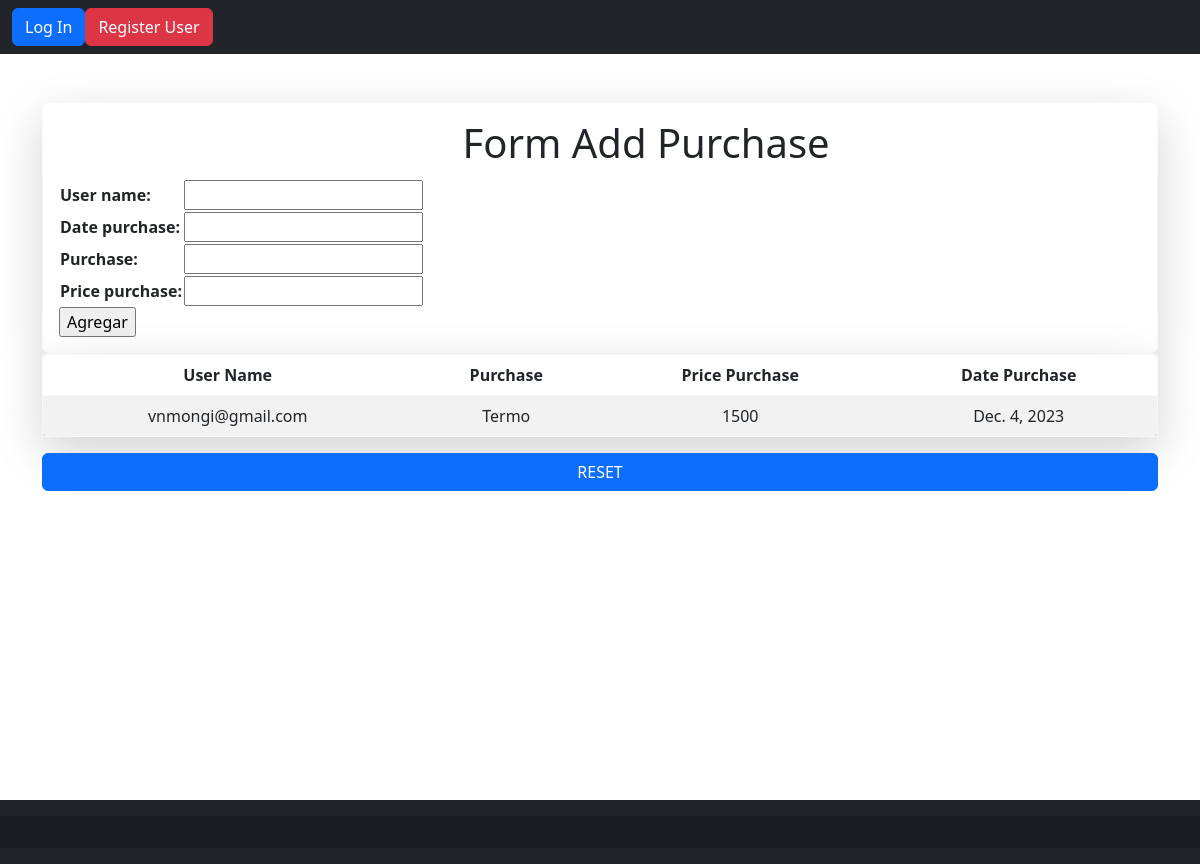
/APP/purchase/, run on the app's committed database.
### APP/models.py (models this page shows)
class Purchases(models.Model):
    user_name = models.EmailField()
    date_purchase = models.DateField(max_length=10)
    purchase = models.CharField(max_length=50)
    price_purchase = models.IntegerField()

### APP/views.py (the view)
# urls.py: path("purchase/", purchases, name="purchases"),
def purchases(request):
    if request.method == 'POST':
        form = PurchasesForm(request.POST)
        if form.is_valid():
            purch = Purchases()
            purch.user_name = form.cleaned_data['user_name']
            purch.date_purchase = form.cleaned_data['date_purchase']
            purch.purchase = form.cleaned_data['purchase']
            purch.price_purchase = form.cleaned_data['price_purchase']
            purch.save()
            form = PurchasesForm()
        else:
            pass
    else:
        form = PurchasesForm()
    purchases = Purchases.objects.all()
    context = {"purchases":purchases, "form":form}
    return render(request, 'APP/purchase.html', context)

### APP/forms.py
class PurchasesForm(forms.Form):
    user_name = forms.EmailField()
    date_purchase = forms.DateField()
    purchase = forms.CharField(max_length=50)
    price_purchase = forms.IntegerField()

### APP/templates/APP/purchase.html (shortened to what this page needs)
{% extends "APP/layout_access.html" %}
{% load static %}
{% block content %}
<div class="container d-flex align-items-center flex-column mt-5 ">
    <form class="border border-light shadow-lg w-100 rounded-3 p-3" action="" method="post">
        <div class="row mb-1 align-items-center justify-content-center">
            <label class="col-sm-1 col-form-label"></label>
            <div class="col-sm-7 text-center">
                <h1>Form Add Purchase</h1>
            </div>
        </div>
            <table>
            {{ form.as_table }}
            </table>
            <input type="submit" value="Agregar">
    </form>
    <table class="table table-striped table-hover border border-light shadow-lg bg-white rounded-3 w-100">
        <thead>
            <tr>
                <th class="w-10 text-center" scope="col">User Name</th>
                <th class="w-10 text-center" scope="col">Purchase</th>
                <th class="w-10 text-center" scope="col">Price Purchase</th>
                <th class="w-10 text-center" scope="col">Date Purchase</th>
            </tr>
        </thead>
        <tbody>
            {% for purchase in purchases %}
            <tr>
                <td class="w-10 text-center">{{ purchase.user_name }}</td>
                <td class="w-10 text-center">{{ purchase.purchase }}</td>
                <td class="w-10 text-center">{{ purchase.price_purchase }}</td>
                <td class="w-10 text-center">{{ purchase.date_purchase }}</td>
            </tr>
            {% endfor %}
        </tbody>
    </table>
    <tr>
        <a class="btn btn-primary w-100" href="{% url 'purchases' %}">RESET</a>
    </tr>
</div>
{% endblock %}

### data on the page
Purchases: user_name "vnmongi@gmail.com", purchase "Termo", price_purchase "1500", date_purchase "Dec. 4, 2023"
